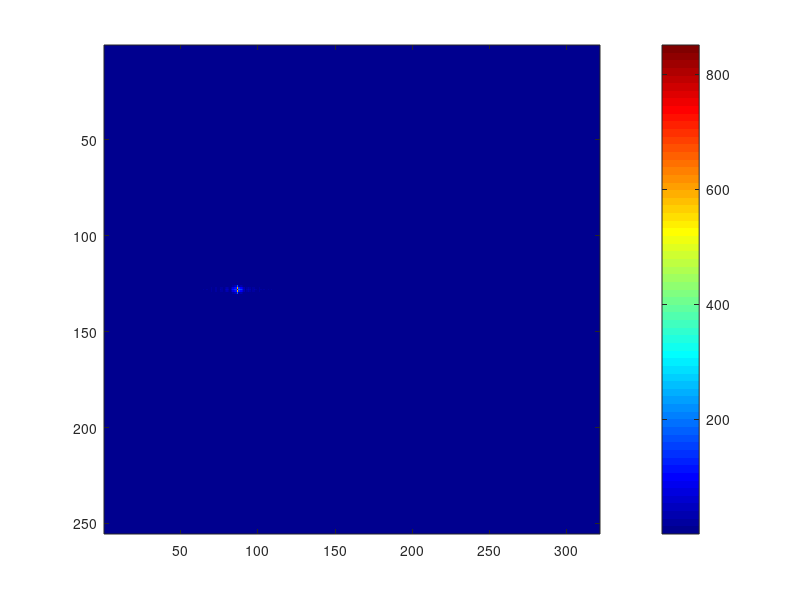

This chart was generated by the following MATLAB code:
close all;
clear;123456

R0 = 20*1000; % slant range of closest approach (m)
Vr = 150;     % effective radar velocity (m/s)
c = 3e+8;     % light speed (m/s)

Fr = 60e+6;   % range sampling rate (Hz)
Tr = 2.5e-6;  % transmitted pulse duration (s)

f0 = 5.3e+9;  % radar center frequency (Hz);
Kr = 20e+12;  % range FM rate (Hz/sec);

lambda = c/f0;

eta_c = 0;

PRF = 100;

% time axes
Nr = 321;    % number of range samples
Na = 255;    % number of azimuth samples

tau = ((0:Nr-1) - (Nr-1)/2) / Fr ; % shift the receiving window by 2*R0/c

%tau = linspace(-Nr/(2*Fr), Nr/(2*Fr), Nr) + 2*R0/c;


eta = linspace(-1.27, 1.27, Na);  % azimuth time referenced to closest approach (s)
                                  % This implies the target is in the
                                  % middle along the azimuth direction
                                

% envelopes
wr = @(x) double(abs(x) < (Tr/2)); % simple rectangular range window

wa = @(x) sinc(x).^2;            % azimuth envelope (sinc-squared)

% instantaneous slant range
R = @(eta) sqrt(R0^2 + (Vr * eta).^2); 

s0 = zeros(Na, Nr);

for ii = 1:Na
    
    Ri = R(eta(ii));          % instantaneous slant range
    range_arg = tau - 2*(Ri-R0)/c; %;  precision concern

    s0(ii,:) = wr(range_arg) .* ...
        wa(eta(ii) - eta_c) .* ...
        exp(-1j*4*pi*f0*Ri/c) .* ...
        exp(1j*pi*(Kr) .* (range_arg).^2);

    dd = wr(range_arg);

end

tau_ref = ((0:Nr-1) - (Nr-1)/2) / Fr;


tt = -Tr/2 : 1/Fr : Tr/2; % the same as tau_ref(86:236);

ref_chirp = exp(1j * pi * Kr * tt.^2);

ref_chirp = ref_chirp(2:150); % remove the beginning and the end

G = conj((fft(ref_chirp, Nr))); % zero padding
S = fft(s0, [], 2); 


S_filtered = G .*S;
s_range_compressed = ifft(S_filtered, [], 2);

% azimuth fourier transform

rgc_dopp = (fft(s_range_compressed, [], 1));


fdopp = (0:Na-1)'/Na*PRF;  % Na x 1 vector
% -PRF/2 <= f_doppler < PRF/2
% PRF is the upper bound of the azimuth frequency axis


idx_wrap = fdopp>=PRF/2;
fdopp(idx_wrap) = fdopp(idx_wrap) - PRF;

dopp_R = -2*Vr^2/lambda/R0; % Doppler rate

slc = ifft(rgc_dopp.*exp(1j*pi*fdopp.^2/dopp_R));

imagesc(1:Nr, 1:Na, abs(slc));
colorbar;
colormap jet;



%{
subplot(1,2,1);
imagesc(1:Nr, 1:Na, abs(s0)); 
xlabel("Range (samples)");
ylabel("Azimuth (samples)");
title("Magnitude");
colorbar;
colormap jet;

subplot(1,2,2);
imagesc(1:Nr, 1:Na, abs(s_range_compressed)); 
xlabel("Range (samples)");
ylabel("Azimuth (samples)");
title("Magnitude");
colorbar;
colormap jet;

sgtitle("Time domain characteristics of single point target");
%}
